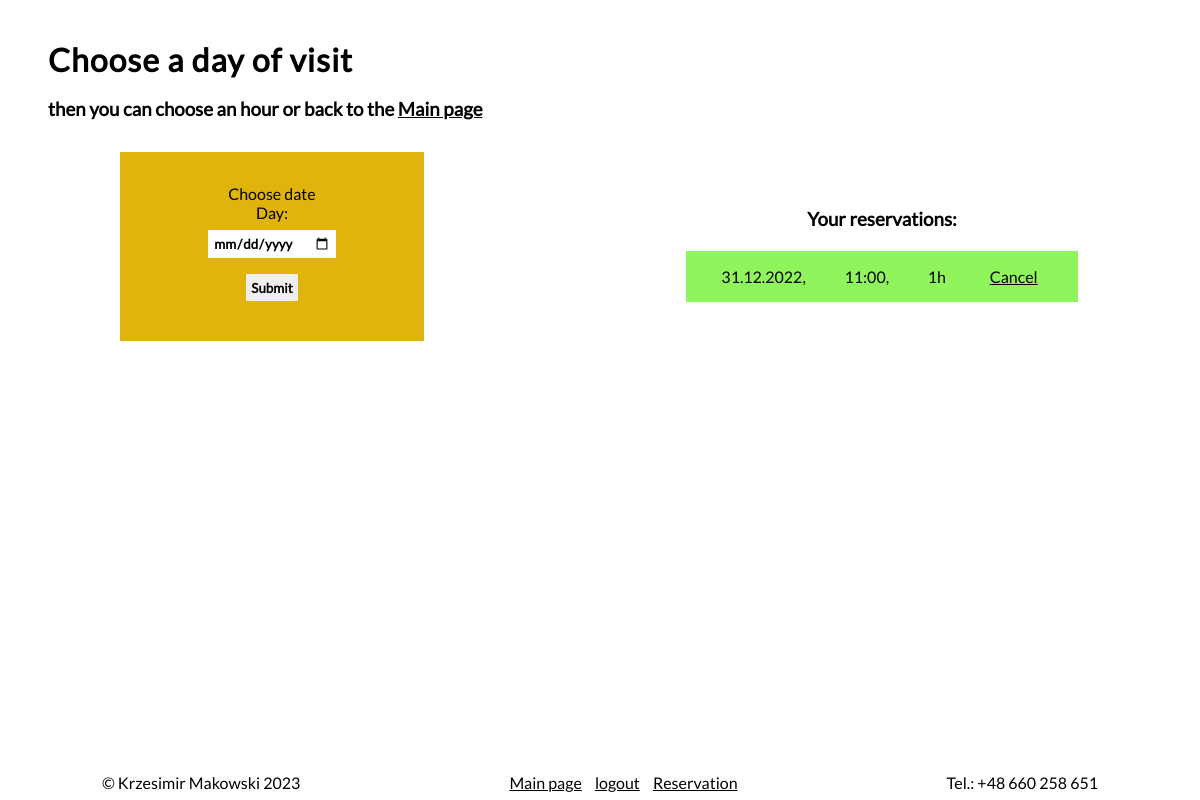
Before: /reservation (signed in) with the older database file.
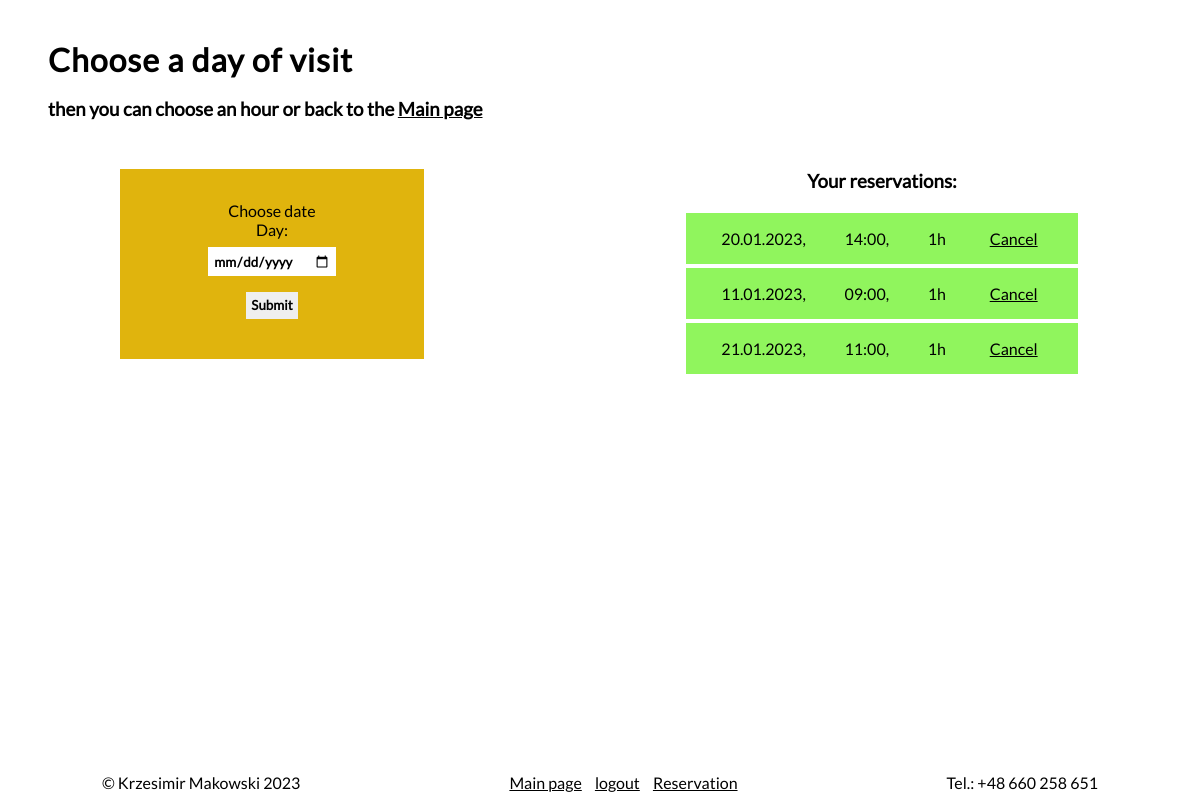
After: the same page with the newer database file.
### book_app/models.py (models this page shows, shortened)
class Visit(models.Model):
    User=models.ForeignKey(User,on_delete=models.CASCADE, null=True)
    Day=models.DateField(validators=[visit_day_validator])
    Term=models.TimeField(null=True)
    Visit_length=models.FloatField(null=False)

### book_app/views.py (the view)
# urls.py: path('reservation', reservation, name='reservation'),
@login_required(login_url='login')
def reservation(request):
    if request.method=='POST':
        form=Day_of_visit(request.POST)
        if form.is_valid():
            day=form.cleaned_data.get('Day')
            return redirect(f'reservation/{day}')
        else:
            print(form.errors)
            return render (request, 'reservation.html',{'form':form})
    else:
        form=Day_of_visit()
    return render (request, 'reservation.html',{'form':form})

### book_app/forms.py (shortened to what this page needs)
class Day_of_visit(forms.Form):
    Day=forms.DateField(widget=MyDateInput)

### book_app/context_processors.py (called while the page is built)
def is_reservation(request):
    if request.user.is_authenticated:
        visits=Visit.objects.filter(User=request.user)
        return {'cp_visits':visits}
    else:
        return {}

### templates/reservation.html (shortened to what this page needs)
{% extends 'index.html' %}
{% block header %}
    <h1>Choose a day of visit</h1>
    <h3>then you can choose an hour or back to the <a href="{% url 'index' %}">Main page</a></h3>
{% endblock %}
{% block content %}
<div class="reservations">
    <form action="" method="post">
        <p>Choose date</p>
        {{ form }}
        <input type="submit" class="form_button">
    </form>
    {% if cp_visits.exists %}
    <div class="visits" style="margin: 0;">
    <h3>Your reservations:</h3>
        {% for visit in cp_visits %}
        <div class="visit-div", style="background-color: rgb(144, 245, 93);">
            <p>{{visit.Day | date:"d.m.o"}}, </p> <p>{{visit.Term | date:"H:i"}}, </p> <p>{{visit.Visit_length | floatformat:"-1"}}h</p>
            <a href="{% url 'cancel' visit.id %}">Cancel</a>
        </div>
        {% endfor %}
    </div>
    {% else %}
        <h3>Here will be your reservation</h3>
    {% endif %}
</div>
{% endblock %}

### templates/index.html (shortened to what this page needs)
{% load static %}
<!DOCTYPE html>
<html lang="en">
<head>
    <link rel="stylesheet" href="{% static 'style.css' %}">
</head>
<body>
    <main>
        <header>
            {% block header %}{% endblock %}
    </header>
    {% block content %}{% endblock %}
        </main>
        <footer>
            <p>&copy Krzesimir Makowski 2023</p>
            <div>
                <a href="{% url 'index' %}">Main page</a>
                {% if user.is_authenticated %}
                <a href="{% url 'logout' %}">logout</a>
                <a href="{% url 'reservation' %}">Reservation</a>
                {% else %}
                    <a href="{% url 'login' %}">login</a>
                    <a href="{% url 'register' %}">register</a>
                {% endif %}
            </div>
            <p>Tel.: +48 660 258 651</p>
        </footer>
</body>
</html>

### static/style.css (style rules this page uses)
* { font-family: 'lato'; margin: 0%; padding: 0%; }
body { padding: 0; min-height: 100vh; display: flex; flex-direction: column; justify-content: space-between; }
main { min-height: 86vh; padding: 0.5em 1em 0 1em; }
header { margin: 2em; width: 60%; }
h2,h1 { letter-spacing: 3px; text-transform: uppercase; margin-top: 1em; margin-bottom: 1em; }
h1 { text-transform: none; letter-spacing: 1px; margin-bottom: 0; }
h3 { margin: 1em 0 1em 0; color: #000; }
a { text-decoration: underline; color: #000; text-align: center; }
footer { height: 100%; display: flex; justify-content: space-around; padding: 0.5em 0; }
form { text-align: center; display: flex; flex-direction: column; align-items: center; width: 20vw; padding: 2em; background-color: #e0b40d; }
input { margin: 0.6em; padding: 0.4em; border: none; font-weight: bold; }
.reservations { display: flex; margin: auto; width: 80vw; justify-content: space-between; align-items: center }
.reservations h3 { text-align: center; }
.visits { display: flex; flex-direction: column; }
.visit-div { display: flex; justify-content: space-around; width: 30vw; padding: 1em; margin: 2px; background-color: #9a72e6; }
div a { margin: 0 5px 0 5px; }

Changed rows visible on the page:
removed Visit: Day "31.12.2022", Term "11:00", Visit_length "1"
added Visit: Day "20.01.2023", Term "14:00", Visit_length "1"
added Visit: Day "11.01.2023", Term "09:00", Visit_length "1"
added Visit: Day "21.01.2023", Term "11:00", Visit_length "1"
